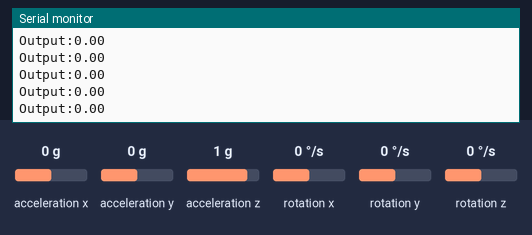
This sketch was run on a simulated Arduino Uno, built with avr-gcc and run on an emulated ATmega328P. Parts: the last lines printed to the serial monitor. The test bench sets the inputs (shaded band); at power-on: acceleration x 0 g, acceleration y 0 g, acceleration z 1 g, rotation x 0 °/s, rotation y 0 °/s, rotation z 0 °/s.

Above: at 2.2 s.
2.3 s: acceleration x set to 0.8 g
At 2.38 s:
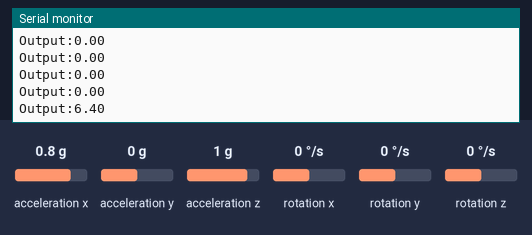
3.8 s: acceleration x set to -1.4 g
At 3.85 s:
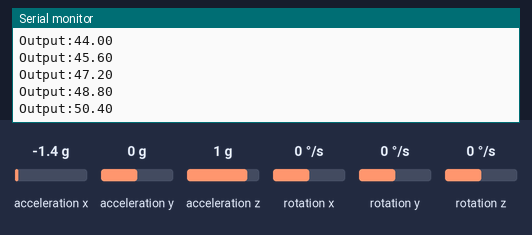
Timing chart, 0 to 6.8 s (numbered marks = the images above; inputs shaded):
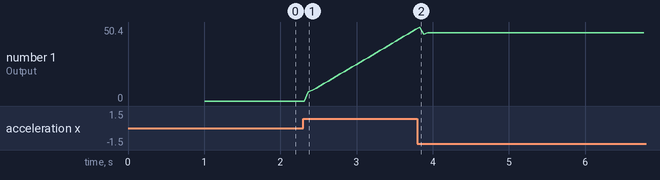

Measured:
- after the input at 2.3 s, the serial monitor: prints a new line after 0.06 s (image 1)
- plotted number 1: 0 → 48.8 after the input at 2.3 s

The sketch:

PidAccX.ino
```cpp
/*

  Setpoint  = [-10,0]

**/

#include "Wire.h"
#include <MPU6050_light.h>

MPU6050 mpu(Wire);


double Input, Output, Kp, Ki, Kd;
double lastError, integral = 0;

const int motorPin = 9; // Pin to control the motor
const int encoderPin = 2; // Pin to read the encoder position

void setup() {


 Serial.begin(9600);
  Wire.begin();

  byte status = mpu.begin();
  Serial.print(F("MPU6050 status: "));
  Serial.println(status);
  while(status!=0){ } // stop everything if could not connect to MPU6050

  Serial.println(F("Calculating offsets, do not move MPU6050"));
  delay(1000);
 //mpu.calcOffsets(true,true); // gyro and accelero
  Serial.println("Done!\n");


  mpu.update();
  Input = mpu.getAccX();
  Kp = 5; // Proportional gain
  Ki = 2; // Integral gain
  Kd = 1; // Derivative gain
}

void loop() {
  double error = diff(Input); // Calculate the error
  integral += error; // Update the integral
  double derivative = error - lastError; // Calculate the derivative
  Output = Kp * error + Ki * integral + Kd * derivative; // Calculate the output
  lastError = error; // Update the last error

  Serial.print("Output:"); Serial.print(Output);Serial.println("");
  mpu.update();
  Input = mpu.getAccX(); // Read the encoder position
  delay(50);
}

double diff(double x){
 // double dif=0;
  if( x < -10 || x>0){
    if(x<0)
      return  x+10;
    else return x;
  }
  return 0;

}
```
